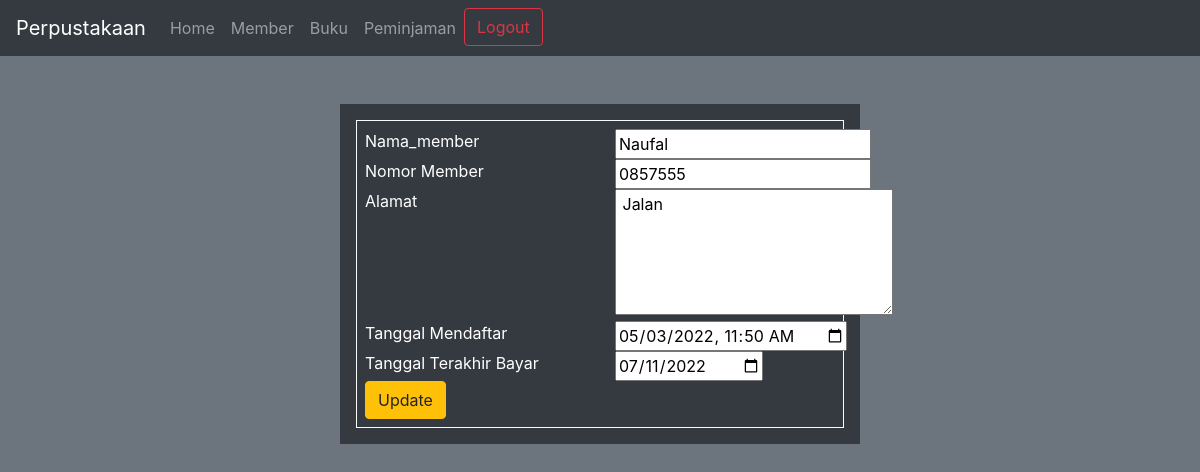
/FormMember.php?id_member=1 (signed in), run on the app's committed database.
### tables this page shows
CREATE TABLE `member` (
  `id_member` int(11) NOT NULL,
  `nama_member` varchar(250) NOT NULL,
  `nomor_member` varchar(15) NOT NULL,
  `pass` varchar(45) NOT NULL,
  `alamat` text NOT NULL,
  `tgl_mendaftar` datetime NOT NULL,
  `tgl_terakhir_bayar` date NOT NULL
);

### Koneksi.php (called while the page is built)
<?php
    function koneksi(){
        try{
            $conn= new PDO(
                'mysql:host=localhost;dbname=perpustakaan',
                'root', '',
                array(PDO::ATTR_ERRMODE, PDO::ERRMODE_EXCEPTION, PDO::ATTR_PERSISTENT => true)
            );
        } catch (PDOException $error){
            print "Koneksi Gagal : ". $error->getMessage(). "<br>";
            die();
        }
        return $conn;
    }
?>

### Model.php (called while the page is built, shortened)
<?php
    require("./Koneksi.php");
    function editmember(){
        $state = koneksi()->prepare("SELECT * FROM member where id_member=" . $_GET["id_member"]);
        $state->execute();
        $GLOBALS['result'] = $state->fetchAll();
    }
?>

### FormMember.php (the view, shortened to what this page needs)
<?php
require('./Model.php');
if (isset($_GET['id_member'])) {
    editmember();
}
?>
<!DOCTYPE html>
<html lang="en">
<head>
    <link rel="stylesheet" href="https://cdn.jsdelivr.net/npm/bootstrap@4.0.0/dist/css/bootstrap.min.css">
    <link rel="stylesheet" href="Styles.css">
</head>
<body class="body bg-secondary">
    <?php
        include('./Template.php')
    ?>
    <div class=" p-3 container mt-5 center bg-dark text-white" style="width: fit-content;">
    <div class="border border-light p-2">
    <form action="" method="post">
            <div class="row">
                <div class="col" style="width: 250px">
                    Nama_member
                </div>
                <div class="col" style="width: 250px;">
                    <input type="text" name="nama_member" <?php echo (isset($_GET['id_member'])) ?  "value = " . $result[0]["nama_member"] . "" : "value = '' "; ?> required> <br>
                </div>
            </div>
            <div class="row">
                <div class="col" style="width: 250px">
                    Nomor Member
                </div>
                <div class="col" style="width: 250px;">
                    <input type="text" name="nomor_member" <?php echo (isset($_GET['id_member'])) ?  "value = " . $result[0]["nomor_member"] . "" : "value = '' "; ?> required> <br>
                </div>
            </div>
            <div class="row">
                <div class="col" style="width: 250px">
                    Alamat
                </div>
                <div class="col" style="width: 250px;">
                    <textarea name="alamat" cols="25" rows="5" required> <?php echo (isset($_GET['id_member'])) ?  $result[0]["alamat"]  : ""; ?> </textarea> <br>
                </div>
            </div>
            <div class="row">
                <div class="col" style="width: 250px">
                    Tanggal Mendaftar
                </div>
                <div class="col" style="width: 250px;">
                    <input type="datetime-local" name="tgl_daftar" <?php echo (isset($_GET['id_member'])) ?  "value = " . date('Y-m-d\TH:i', strtotime($result[0]["tgl_mendaftar"])) . "" : "value = '' "; ?> required> <br>
                </div>
            </div>
            <div class="row">
                <div class="col" style="width: 250px">
                    Tanggal Terakhir Bayar
                </div>
                <div class="col" style="width: 250px;">
                    <input type="date" name="tgl_terakhir_bayar" <?php echo (isset($_GET['id_member'])) ?  "value = " . $result[0]["tgl_terakhir_bayar"] . "" : "value = '' "; ?> required><br>
                </div>
            </div>
            <div class="row">
                <div class="col" style="width: 250px">
                    <?php
                    if (isset($_GET['id_member'])) {
                        echo "<button type=\"submit\" name=\"update\" class=\"btn btn-warning\">Update</button>";
                    }else {
                        echo "<button type=\"submit\" name=\"submit\" class=\"btn btn-success\">Tambah</button>";
                    }
                    ?>
                </div>
            </div>
    </form>
    </div>
    </div>
</body>
</html>

### Styles.css (style rules this page uses)
.center { margin-left: auto; margin-right: auto; width: 70%; padding: 10px; }

### data on the page
member: nama_member "Naufal", nomor_member "0857555", alamat "Jalan", tgl_daftar "05/03/2022 11:50", tgl_terakhir_bayar "07/11/2022"
